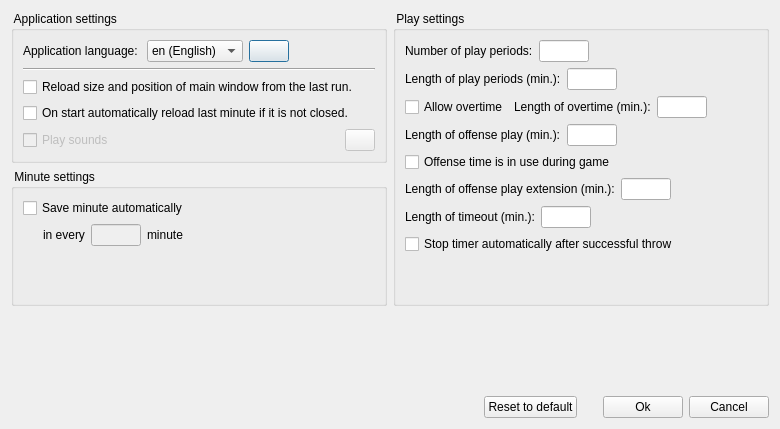
<?xml version="1.0" encoding="UTF-8"?>
<ui version="4.0">
 <class>dlgSettings</class>
 <widget class="QDialog" name="dlgSettings">
  <property name="geometry">
   <rect>
    <x>0</x>
    <y>0</y>
    <width>780</width>
    <height>429</height>
   </rect>
  </property>
  <property name="windowTitle">
   <string>Settings</string>
  </property>
  <property name="windowIcon">
   <iconset resource="bbdigitalminutes.qrc">
    <normaloff>:/resources/settings.png</normaloff>:/resources/settings.png</iconset>
  </property>
  <layout class="QVBoxLayout" name="verticalLayout_5">
   <item>
    <layout class="QHBoxLayout" name="horizontalLayout_11">
     <item>
      <layout class="QVBoxLayout" name="verticalLayout_4">
       <item>
        <widget class="QGroupBox" name="gbApp">
         <property name="title">
          <string> Application settings </string>
         </property>
         <layout class="QVBoxLayout" name="verticalLayout">
          <item>
           <layout class="QHBoxLayout" name="horizontalLayout_7">
            <item>
             <widget class="QLabel" name="lblAppLanguage">
              <property name="text">
               <string>Application language: </string>
              </property>
             </widget>
            </item>
            <item>
             <widget class="QComboBox" name="cmbLang">
              <property name="toolTip">
               <string>Language of the application GUI</string>
              </property>
              <item>
               <property name="text">
                <string>en (English)</string>
               </property>
              </item>
              <item>
               <property name="text">
                <string>hu (Magyar)</string>
               </property>
              </item>
             </widget>
            </item>
            <item>
             <widget class="QPushButton" name="pbRetranslate">
              <property name="text">
               <string/>
              </property>
              <property name="icon">
               <iconset resource="bbdigitalminutes.qrc">
                <normaloff>:/resources/reset.png</normaloff>:/resources/reset.png</iconset>
              </property>
             </widget>
            </item>
            <item>
             <spacer name="horizontalSpacer_3">
              <property name="orientation">
               <enum>Qt::Horizontal</enum>
              </property>
              <property name="sizeHint" stdset="0">
               <size>
                <width>63</width>
                <height>20</height>
               </size>
              </property>
             </spacer>
            </item>
           </layout>
          </item>
          <item>
           <widget class="Line" name="line">
            <property name="orientation">
             <enum>Qt::Horizontal</enum>
            </property>
           </widget>
          </item>
          <item>
           <widget class="QCheckBox" name="chkReloadSizePos">
            <property name="text">
             <string>Reload size and position of main window from the last run.</string>
            </property>
           </widget>
          </item>
          <item>
           <widget class="QCheckBox" name="chkReloadLastMinute">
            <property name="text">
             <string>On start automatically reload last minute if it is not closed.</string>
            </property>
           </widget>
          </item>
          <item>
           <layout class="QHBoxLayout" name="horizontalLayout_9">
            <item>
             <widget class="QCheckBox" name="chkPlaySounds">
              <property name="enabled">
               <bool>false</bool>
              </property>
              <property name="text">
               <string>Play sounds</string>
              </property>
             </widget>
            </item>
            <item>
             <spacer name="horizontalSpacer_10">
              <property name="orientation">
               <enum>Qt::Horizontal</enum>
              </property>
              <property name="sizeHint" stdset="0">
               <size>
                <width>40</width>
                <height>20</height>
               </size>
              </property>
             </spacer>
            </item>
            <item>
             <widget class="QPushButton" name="pbEditSound">
              <property name="enabled">
               <bool>false</bool>
              </property>
              <property name="minimumSize">
               <size>
                <width>30</width>
                <height>0</height>
               </size>
              </property>
              <property name="maximumSize">
               <size>
                <width>30</width>
                <height>16777215</height>
               </size>
              </property>
              <property name="text">
               <string/>
              </property>
              <property name="icon">
               <iconset resource="bbdigitalminutes.qrc">
                <normaloff>:/resources/edit.png</normaloff>:/resources/edit.png</iconset>
              </property>
             </widget>
            </item>
           </layout>
          </item>
         </layout>
        </widget>
       </item>
       <item>
        <widget class="QGroupBox" name="gbMinute">
         <property name="title">
          <string> Minute settings </string>
         </property>
         <layout class="QVBoxLayout" name="verticalLayout_3">
          <item>
           <widget class="QCheckBox" name="chkAutoSaveMinute">
            <property name="text">
             <string>Save minute automatically</string>
            </property>
           </widget>
          </item>
          <item>
           <layout class="QHBoxLayout" name="horizontalLayout_10">
            <item>
             <spacer name="horizontalSpacer_11">
              <property name="orientation">
               <enum>Qt::Horizontal</enum>
              </property>
              <property name="sizeType">
               <enum>QSizePolicy::Fixed</enum>
              </property>
              <property name="sizeHint" stdset="0">
               <size>
                <width>20</width>
                <height>20</height>
               </size>
              </property>
             </spacer>
            </item>
            <item>
             <widget class="QLabel" name="lblAutoSaveMinute">
              <property name="text">
               <string>in every</string>
              </property>
             </widget>
            </item>
            <item>
             <widget class="QLineEdit" name="ledAutoSaveMinute">
              <property name="enabled">
               <bool>false</bool>
              </property>
              <property name="minimumSize">
               <size>
                <width>50</width>
                <height>0</height>
               </size>
              </property>
              <property name="maximumSize">
               <size>
                <width>50</width>
                <height>16777215</height>
               </size>
              </property>
             </widget>
            </item>
            <item>
             <widget class="QLabel" name="lblMinute">
              <property name="text">
               <string>minute</string>
              </property>
             </widget>
            </item>
            <item>
             <spacer name="horizontalSpacer_12">
              <property name="orientation">
               <enum>Qt::Horizontal</enum>
              </property>
              <property name="sizeHint" stdset="0">
               <size>
                <width>40</width>
                <height>20</height>
               </size>
              </property>
             </spacer>
            </item>
           </layout>
          </item>
          <item>
           <spacer name="verticalSpacer_3">
            <property name="orientation">
             <enum>Qt::Vertical</enum>
            </property>
            <property name="sizeHint" stdset="0">
             <size>
              <width>20</width>
              <height>40</height>
             </size>
            </property>
           </spacer>
          </item>
         </layout>
        </widget>
       </item>
      </layout>
     </item>
     <item>
      <widget class="QGroupBox" name="gbPlay">
       <property name="title">
        <string> Play settings </string>
       </property>
       <layout class="QVBoxLayout" name="verticalLayout_2">
        <item>
         <layout class="QHBoxLayout" name="horizontalLayout_2">
          <item>
           <widget class="QLabel" name="lblCountQuarter">
            <property name="text">
             <string>Number of play periods:</string>
            </property>
           </widget>
          </item>
          <item>
           <widget class="QLineEdit" name="ledCountQuarter">
            <property name="minimumSize">
             <size>
              <width>50</width>
              <height>0</height>
             </size>
            </property>
            <property name="maximumSize">
             <size>
              <width>50</width>
              <height>16777215</height>
             </size>
            </property>
           </widget>
          </item>
          <item>
           <spacer name="horizontalSpacer_4">
            <property name="orientation">
             <enum>Qt::Horizontal</enum>
            </property>
            <property name="sizeHint" stdset="0">
             <size>
              <width>40</width>
              <height>20</height>
             </size>
            </property>
           </spacer>
          </item>
         </layout>
        </item>
        <item>
         <layout class="QHBoxLayout" name="horizontalLayout_4">
          <item>
           <widget class="QLabel" name="lblLengthPeriod">
            <property name="text">
             <string>Length of play periods (min.):</string>
            </property>
           </widget>
          </item>
          <item>
           <widget class="QLineEdit" name="ledLengthPeriod">
            <property name="minimumSize">
             <size>
              <width>50</width>
              <height>0</height>
             </size>
            </property>
            <property name="maximumSize">
             <size>
              <width>50</width>
              <height>16777215</height>
             </size>
            </property>
           </widget>
          </item>
          <item>
           <spacer name="horizontalSpacer_5">
            <property name="orientation">
             <enum>Qt::Horizontal</enum>
            </property>
            <property name="sizeHint" stdset="0">
             <size>
              <width>40</width>
              <height>20</height>
             </size>
            </property>
           </spacer>
          </item>
         </layout>
        </item>
        <item>
         <layout class="QHBoxLayout" name="horizontalLayout_3">
          <item>
           <widget class="QCheckBox" name="chkAllowExtendedTime">
            <property name="text">
             <string>Allow overtime</string>
            </property>
           </widget>
          </item>
          <item>
           <widget class="QLabel" name="lblLengthOvertime">
            <property name="text">
             <string>Length of overtime (min.):</string>
            </property>
           </widget>
          </item>
          <item>
           <widget class="QLineEdit" name="ledLengthOvertime">
            <property name="minimumSize">
             <size>
              <width>50</width>
              <height>0</height>
             </size>
            </property>
            <property name="maximumSize">
             <size>
              <width>50</width>
              <height>16777215</height>
             </size>
            </property>
           </widget>
          </item>
          <item>
           <spacer name="horizontalSpacer_6">
            <property name="orientation">
             <enum>Qt::Horizontal</enum>
            </property>
            <property name="sizeHint" stdset="0">
             <size>
              <width>40</width>
              <height>20</height>
             </size>
            </property>
           </spacer>
          </item>
         </layout>
        </item>
        <item>
         <layout class="QHBoxLayout" name="horizontalLayout_5">
          <item>
           <widget class="QLabel" name="lblLengthOffense">
            <property name="text">
             <string>Length of offense play (min.):</string>
            </property>
           </widget>
          </item>
          <item>
           <widget class="QLineEdit" name="ledLengthOffense">
            <property name="minimumSize">
             <size>
              <width>50</width>
              <height>0</height>
             </size>
            </property>
            <property name="maximumSize">
             <size>
              <width>50</width>
              <height>16777215</height>
             </size>
            </property>
           </widget>
          </item>
          <item>
           <spacer name="horizontalSpacer_7">
            <property name="orientation">
             <enum>Qt::Horizontal</enum>
            </property>
            <property name="sizeHint" stdset="0">
             <size>
              <width>40</width>
              <height>20</height>
             </size>
            </property>
           </spacer>
          </item>
         </layout>
        </item>
        <item>
         <widget class="QCheckBox" name="chkOffensTimeUsed">
          <property name="text">
           <string>Offense time is in use during game</string>
          </property>
         </widget>
        </item>
        <item>
         <layout class="QHBoxLayout" name="horizontalLayout_6">
          <item>
           <widget class="QLabel" name="lblLengthOffenseExtended">
            <property name="text">
             <string>Length of offense play extension (min.):</string>
            </property>
           </widget>
          </item>
          <item>
           <widget class="QLineEdit" name="ledLengthOffenseExtended">
            <property name="minimumSize">
             <size>
              <width>50</width>
              <height>0</height>
             </size>
            </property>
            <property name="maximumSize">
             <size>
              <width>50</width>
              <height>16777215</height>
             </size>
            </property>
           </widget>
          </item>
          <item>
           <spacer name="horizontalSpacer_8">
            <property name="orientation">
             <enum>Qt::Horizontal</enum>
            </property>
            <property name="sizeHint" stdset="0">
             <size>
              <width>40</width>
              <height>20</height>
             </size>
            </property>
           </spacer>
          </item>
         </layout>
        </item>
        <item>
         <layout class="QHBoxLayout" name="horizontalLayout_8">
          <item>
           <widget class="QLabel" name="lblLengthTimeout">
            <property name="text">
             <string>Length of timeout (min.):</string>
            </property>
           </widget>
          </item>
          <item>
           <widget class="QLineEdit" name="ledLengthTimeout">
            <property name="minimumSize">
             <size>
              <width>50</width>
              <height>0</height>
             </size>
            </property>
            <property name="maximumSize">
             <size>
              <width>50</width>
              <height>16777215</height>
             </size>
            </property>
           </widget>
          </item>
          <item>
           <spacer name="horizontalSpacer_9">
            <property name="orientation">
             <enum>Qt::Horizontal</enum>
            </property>
            <property name="sizeHint" stdset="0">
             <size>
              <width>40</width>
              <height>20</height>
             </size>
            </property>
           </spacer>
          </item>
         </layout>
        </item>
        <item>
         <widget class="QCheckBox" name="chkTimeStopAtScore">
          <property name="text">
           <string>Stop timer automatically after successful throw</string>
          </property>
         </widget>
        </item>
        <item>
         <spacer name="verticalSpacer_2">
          <property name="orientation">
           <enum>Qt::Vertical</enum>
          </property>
          <property name="sizeHint" stdset="0">
           <size>
            <width>20</width>
            <height>40</height>
           </size>
          </property>
         </spacer>
        </item>
       </layout>
      </widget>
     </item>
    </layout>
   </item>
   <item>
    <spacer name="verticalSpacer">
     <property name="orientation">
      <enum>Qt::Vertical</enum>
     </property>
     <property name="sizeHint" stdset="0">
      <size>
       <width>20</width>
       <height>36</height>
      </size>
     </property>
    </spacer>
   </item>
   <item>
    <layout class="QHBoxLayout" name="horizontalLayout">
     <item>
      <spacer name="horizontalSpacer">
       <property name="orientation">
        <enum>Qt::Horizontal</enum>
       </property>
       <property name="sizeHint" stdset="0">
        <size>
         <width>40</width>
         <height>20</height>
        </size>
       </property>
      </spacer>
     </item>
     <item>
      <widget class="QPushButton" name="pbReset">
       <property name="text">
        <string>Reset to default</string>
       </property>
       <property name="icon">
        <iconset resource="bbdigitalminutes.qrc">
         <normaloff>:/resources/reset.png</normaloff>:/resources/reset.png</iconset>
       </property>
      </widget>
     </item>
     <item>
      <spacer name="horizontalSpacer_2">
       <property name="orientation">
        <enum>Qt::Horizontal</enum>
       </property>
       <property name="sizeType">
        <enum>QSizePolicy::Fixed</enum>
       </property>
       <property name="sizeHint" stdset="0">
        <size>
         <width>20</width>
         <height>20</height>
        </size>
       </property>
      </spacer>
     </item>
     <item>
      <widget class="QPushButton" name="pbOk">
       <property name="text">
        <string>Ok</string>
       </property>
       <property name="icon">
        <iconset resource="bbdigitalminutes.qrc">
         <normaloff>:/resources/ok.png</normaloff>:/resources/ok.png</iconset>
       </property>
      </widget>
     </item>
     <item>
      <widget class="QPushButton" name="pbCancel">
       <property name="text">
        <string>Cancel</string>
       </property>
       <property name="icon">
        <iconset resource="bbdigitalminutes.qrc">
         <normaloff>:/resources/cancel.png</normaloff>:/resources/cancel.png</iconset>
       </property>
      </widget>
     </item>
    </layout>
   </item>
  </layout>
 </widget>
 <tabstops>
  <tabstop>cmbLang</tabstop>
  <tabstop>pbRetranslate</tabstop>
  <tabstop>chkReloadSizePos</tabstop>
  <tabstop>chkReloadLastMinute</tabstop>
  <tabstop>chkPlaySounds</tabstop>
  <tabstop>pbEditSound</tabstop>
  <tabstop>ledCountQuarter</tabstop>
  <tabstop>ledLengthPeriod</tabstop>
  <tabstop>chkAllowExtendedTime</tabstop>
  <tabstop>ledLengthOvertime</tabstop>
  <tabstop>ledLengthOffense</tabstop>
  <tabstop>ledLengthOffenseExtended</tabstop>
  <tabstop>ledLengthTimeout</tabstop>
  <tabstop>pbReset</tabstop>
  <tabstop>pbOk</tabstop>
  <tabstop>pbCancel</tabstop>
 </tabstops>
 <resources>
  <include location="bbdigitalminutes.qrc"/>
 </resources>
 <connections/>
</ui>
